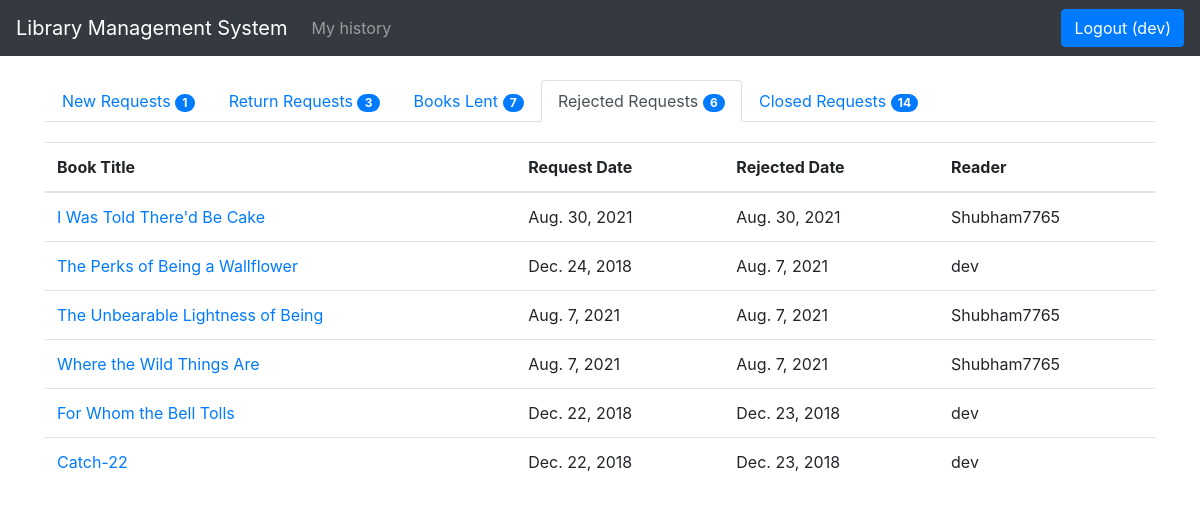
/library/books/manage_requests_rejected (signed in), run on the app's committed database.
### library/models.py (models this page shows, shortened)
class BookLendDetail(models.Model):
    book_status = (('p', 'pending'), ('l', 'lent'), ('r', 'returned'), ('c', 'closed'), ('n', 'rejected'))
    book = models.ForeignKey(Book, on_delete=models.SET_NULL, null=True)
    reader = models.ForeignKey(User, on_delete=models.SET_NULL, null=True, blank=True)
    request_date = models.DateField(null=True, blank=True)
    lent_date = models.DateField(null=True, blank=True)
    return_date = models.DateField(null=True, blank=True)
    close_date = models.DateField(null=True, blank=True)
    charge = models.IntegerField()
    status = models.CharField(max_length=1, choices = book_status, blank = True, default = 'p')

class Book(models.Model):
    numeric = RegexValidator(r'^[0-9]*$', 'Only  numeric characters are allowed.')
    book_status = (('a', 'available'), ('l', 'lent'))
    title = models.CharField(max_length=250)
    isbn = models.CharField('ISBN', max_length=13, help_text='13 Character ISBN number', validators=[numeric])
    description = models.TextField(max_length=500)
    price = models.IntegerField()
    total_quantity = models.IntegerField()
    quantity = models.IntegerField(default=1)
    status = models.CharField(max_length=1, choices = book_status, blank = True, default = 'a')
    author = models.ManyToManyField(Author)
    category = models.ManyToManyField(Category)
    def get_absolute_url(self):
        return reverse('book_detail', args=[str(self.id)])
    def display_category(self):
        return ', '.join(category.name for category in self.category.all()[:3])
    display_category.short_description = "Category"
    def display_author(self):
        return ', '.join(author.firstname for author in self.author.all()[:3])
    display_author.short_description = "Author"

### library/views.py (the view)
# urls.py: path('books/manage_requests_rejected', views.manage_requests_rejected, name='manage_requests_rejected'),
@login_required
def manage_requests_rejected(request):
    rejected_request_data = BookLendDetail.objects.filter(status = 'n').order_by("-close_date")
    context = manage_requests_count()
    paginator = Paginator(rejected_request_data, 10)
    page = request.GET.get('page')
    try:
        rejected_request_data = paginator.page(page)
    except PageNotAnInteger:
        rejected_request_data = paginator.page(1)
    except EmptyPage:
        rejected_request_data = paginator.page(paginator.num_pages)
    return render(request, 'manage_requests_rejected.html', {'rejected_request' : rejected_request_data, 'context': context})

### library/views.py (called while the page is built)
def manage_requests_count():
    p = BookLendDetail.objects.filter(status = 'p').order_by("-request_date")
    r = BookLendDetail.objects.filter(status = 'r').order_by("-return_date")
    l = BookLendDetail.objects.filter(status = 'l').order_by("-lent_date")
    c = BookLendDetail.objects.filter(status = 'c').order_by("-close_date")
    n = BookLendDetail.objects.filter(status = 'n').order_by("-close_date")
    context = {
        'p' : p.count,
        'r' : r.count,
        'l' : l.count,
        'c' : c.count,
        'n' : n.count
    }
    return context

### library/templates/manage_requests_rejected.html (shortened to what this page needs)
{% extends "base.html" %} {% block content %}
<ul class="nav nav-tabs">
  <li class="nav-item">
    <a class="nav-link" href="{% url 'manage_requests' %}">New Requests <span id="lcount" class="badge badge-primary badge-pill">{{ context.p  }}</span></a>
  </li>
  <li class="nav-item">
    <a class="nav-link" href="{% url 'manage_requests_return' %}">Return Requests <span id="rcount" class="badge badge-primary badge-pill">{{ context.r }}</span></a>
  </li>
  <li class="nav-item">
    <a class="nav-link" href="{% url 'manage_requests_lent' %}">Books Lent <span id="" class="badge badge-primary badge-pill">{{ context.l }}</span></a>
  </li>
  <li class="nav-item">
    <a class="nav-link active" href="{% url 'manage_requests_rejected' %}">Rejected Requests <span id="" class="badge badge-primary badge-pill">{{ context.n }}</span></a>
  </li>
  <li class="nav-item">
      <a class="nav-link" href="{% url 'manage_requests_close' %}">Closed Requests <span id="" class="badge badge-primary badge-pill">{{ context.c }}</span></a>
  </li>
</ul>
<table class="table req-table">
  <thead>
    {% if context.n > 0 %}
    <tr class="t_body2">
      <th scope="col">Book Title</th>
      <th scope="col">Request Date</th>
      <th scope="col">Rejected Date</th>
      <th scope="col">Reader</th>
    </tr>
    {% endif %}
  </thead>
  <tbody class="t_body2">
    {% for req in rejected_request %}
    <tr id="{{ req.id }}">
      <td>
        <a href="{{ req.book.get_absolute_url  }}">{{ req.book.title }}</a>
      </td>
      <td>{{ req.request_date }}</td>
      <td>{{ req.close_date }}</td>
      <td>{{ req.reader.username }}</td>
    </tr>
    {% endfor %}
  </tbody>
</table>
{% endblock %}

### library/templates/base.html (shortened to what this page needs)
<!DOCTYPE html>
{% load static %}
<html lang="en">
<head>
  <link rel="stylesheet" href="https://stackpath.bootstrapcdn.com/bootstrap/4.1.3/css/bootstrap.min.css"
>
  <link rel="stylesheet" href="{% static 'css/styles.css' %}">
</head>
<body>
  <header>
    {% block header %}
    <nav class="navbar navbar-expand-lg navbar-dark bg-dark fixed-top">
      <a class="navbar-brand" href="{% url 'index' %}">Library Management System</a>
      <div class="collapse navbar-collapse" id="navbarsExampleDefault">
        <ul class="navbar-nav mr-auto">
          {% if user.is_authenticated %} {% if user.groups.all.0.name == 'Readers' %}
          <li class="nav-item">
            <a class="nav-link" href="{% url 'request_history' %}">My history</a>
          </li>
          {% endif %} {% endif %}
        </ul>
        <form class="form-inline my-2 my-lg-0">
          {% if user.is_authenticated %}
          <a class="btn btn-primary" href="{% url 'logout' %}">Logout ({{ user.get_username }})</a>
          {% else %}
          <a class="btn btn-primary" href="{% url 'login' %}">Login</a>
          {% endif %}
        </form>
      </div>
    </nav>
    {% endblock %}
  </header>
  <main role="main" class="container">
    {% block content %} {% endblock %}
  </main>
</body>
</html>

### library/static/css/styles.css (style rules this page uses)
html { position: relative; min-height: 100%; }
body>.container { padding: 80px 15px 0; }
.req-table { margin-top: 20px; }

### data on the page
BookLendDetail: book "I Was Told There'd Be Cake", request_date "Aug. 30, 2021", close_date "Aug. 30, 2021", reader.username "Shubham7765"
BookLendDetail: book "The Perks of Being a Wallflower", request_date "Dec. 24, 2018", close_date "Aug. 7, 2021", reader.username "dev"
BookLendDetail: book "The Unbearable Lightness of Being", request_date "Aug. 7, 2021", close_date "Aug. 7, 2021", reader.username "Shubham7765"
BookLendDetail: book "Where the Wild Things Are", request_date "Aug. 7, 2021", close_date "Aug. 7, 2021", reader.username "Shubham7765"
BookLendDetail: book "For Whom the Bell Tolls", request_date "Dec. 22, 2018", close_date "Dec. 23, 2018", reader.username "dev"
BookLendDetail: book "Catch-22", request_date "Dec. 22, 2018", close_date "Dec. 23, 2018", reader.username "dev"

### other printed values
{{ user.get_username }} "dev"
{{ context.p }} "1"
{{ context.r }} "3"
{{ context.l }} "7"
{{ context.n }} "6"
{{ context.c }} "14"
